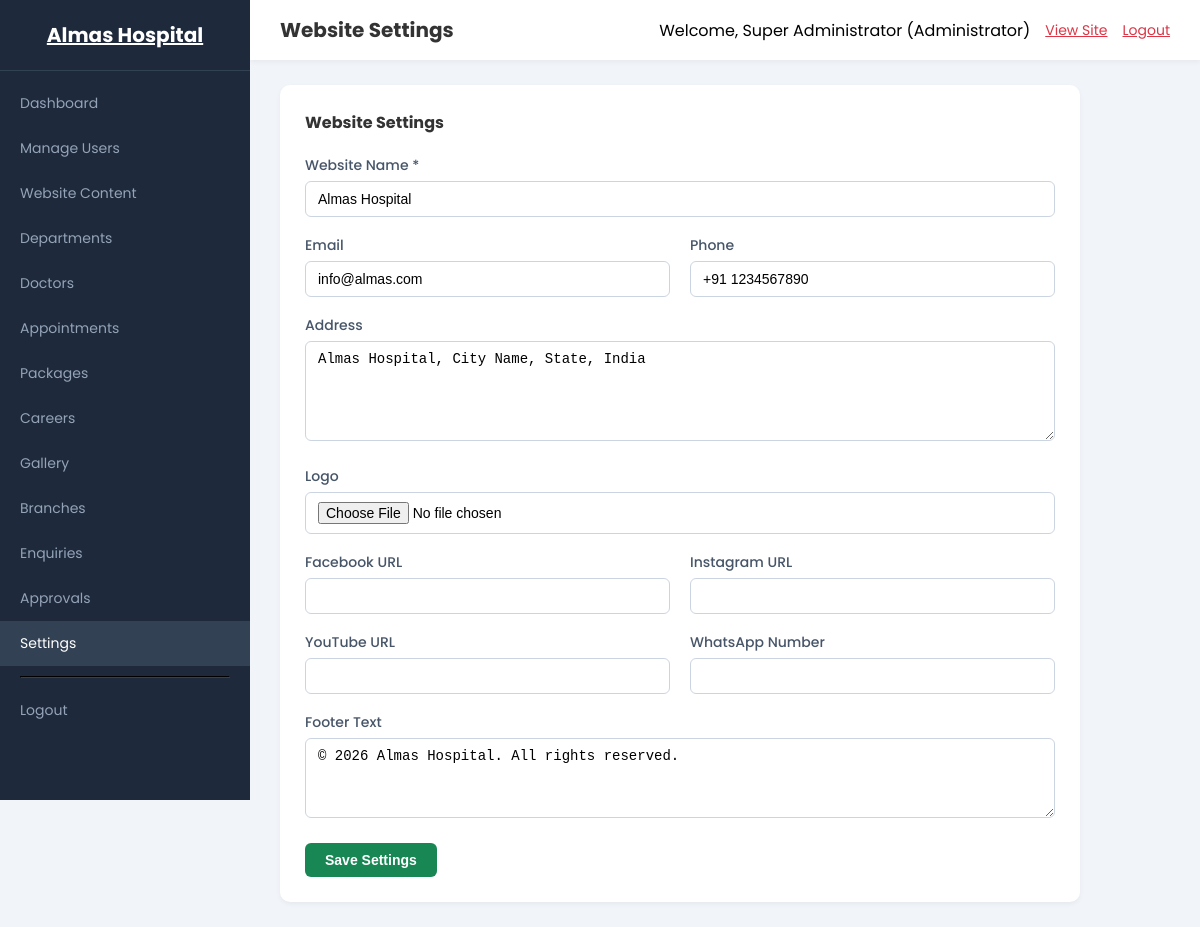
Screenshot of /admin/settings.php (signed in) with the database file from the repository.
### tables this page shows
CREATE TABLE IF NOT EXISTS website_settings (
    id INT PRIMARY KEY AUTO_INCREMENT,
    website_name VARCHAR(255) NOT NULL,
    logo VARCHAR(255) NULL,
    email VARCHAR(150) NULL,
    phone VARCHAR(20) NULL,
    address TEXT NULL,
    facebook VARCHAR(500) NULL,
    instagram VARCHAR(500) NULL,
    youtube VARCHAR(500) NULL,
    whatsapp VARCHAR(20) NULL,
    footer_text TEXT NULL,
    updated_by INT NULL,
    updated_at TIMESTAMP DEFAULT CURRENT_TIMESTAMP ON UPDATE CURRENT_TIMESTAMP,
    FOREIGN KEY (updated_by) REFERENCES users(id) ON DELETE SET NULL
);

### includes/functions.php (called while the page is built, shortened)
<?php
function sanitizeInput($data) {
    return htmlspecialchars(trim($data), ENT_QUOTES, 'UTF-8');
}
function getSetting($key = null) {
    global $conn;
    $result = mysqli_query($conn, "SELECT * FROM website_settings WHERE id = 1 LIMIT 1");
    return mysqli_fetch_assoc($result);
}

### includes/auth.php (called while the page is built, shortened)
<?php
function hasRole($role) {
    return isset($_SESSION['user_role']) && $_SESSION['user_role'] === $role;
}
function hasAnyRole($roles) {
    return isset($_SESSION['user_role']) && in_array($_SESSION['user_role'], $roles);
}

### admin/settings.php (the view, shortened to what this page needs)
<?php
$pageTitle = 'Website Settings';
require_once 'header.php';
$settings = getSetting();
?>
<div class="form-container">
    <h5>Website Settings</h5>
    <form method="POST" action="" enctype="multipart/form-data">
        <div class="form-group">
            <label>Website Name *</label>
            <input type="text" name="website_name" class="form-control" value="<?= sanitizeInput($settings['website_name'] ?? '') ?>" required>
        </div>
        <div class="form-row">
            <div class="form-group">
                <label>Email</label>
                <input type="email" name="email" class="form-control" value="<?= sanitizeInput($settings['email'] ?? '') ?>">
            </div>
            <div class="form-group">
                <label>Phone</label>
                <input type="text" name="phone" class="form-control" value="<?= sanitizeInput($settings['phone'] ?? '') ?>">
            </div>
        </div>
        <div class="form-group">
            <label>Address</label>
            <textarea name="address" class="form-control"><?= sanitizeInput($settings['address'] ?? '') ?></textarea>
        </div>
        <div class="form-group">
            <label>Logo</label>
            <input type="file" name="logo" class="form-control" accept="image/*">
        </div>
        <div class="form-row">
            <div class="form-group">
                <label>Facebook URL</label>
                <input type="text" name="facebook" class="form-control" value="<?= sanitizeInput($settings['facebook'] ?? '') ?>">
            </div>
            <div class="form-group">
                <label>Instagram URL</label>
                <input type="text" name="instagram" class="form-control" value="<?= sanitizeInput($settings['instagram'] ?? '') ?>">
            </div>
        </div>
        <div class="form-row">
            <div class="form-group">
                <label>YouTube URL</label>
                <input type="text" name="youtube" class="form-control" value="<?= sanitizeInput($settings['youtube'] ?? '') ?>">
            </div>
            <div class="form-group">
                <label>WhatsApp Number</label>
                <input type="text" name="whatsapp" class="form-control" value="<?= sanitizeInput($settings['whatsapp'] ?? '') ?>">
            </div>
        </div>
        <div class="form-group">
            <label>Footer Text</label>
            <textarea name="footer_text" class="form-control" style="min-height:80px;"><?= sanitizeInput($settings['footer_text'] ?? '') ?></textarea>
        </div>
        <button type="submit" name="save" class="btn btn-success">Save Settings</button>
    </form>
</div>
<?php require_once 'footer.php'; ?>

### admin/header.php (shortened to what this page needs)
<?php
require_once __DIR__ . '/../includes/config.php';
require_once __DIR__ . '/../includes/auth.php';
require_once __DIR__ . '/../includes/functions.php';
$settings = getSetting();
$currentPage = basename($_SERVER['PHP_SELF']);
?>
<!DOCTYPE html>
<html lang="en">
<head>
    <link rel="stylesheet" href="<?= SITE_URL ?>/assets/css/admin.css">
</head>
<body>
<aside class="sidebar" id="sidebar">
    <div class="sidebar-logo"><a href="<?= SITE_URL ?>/admin/index.php"><?= sanitizeInput($settings['website_name'] ?? 'Admin') ?></a></div>
    <nav class="sidebar-nav">
        <a href="<?= SITE_URL ?>/admin/index.php" class="<?= $currentPage == 'index.php' ? 'active' : '' ?>">Dashboard</a>
        <?php if (hasRole('Administrator')): ?>
        <a href="<?= SITE_URL ?>/admin/users.php" class="<?= $currentPage == 'users.php' ? 'active' : '' ?>">Manage Users</a>
        <?php endif; ?>
        <?php if (hasAnyRole(['Administrator', 'Content Creator', 'Content Approver'])): ?>
        <a href="<?= SITE_URL ?>/admin/content.php" class="<?= $currentPage == 'content.php' ? 'active' : '' ?>">Website Content</a>
        <a href="<?= SITE_URL ?>/admin/departments.php" class="<?= $currentPage == 'departments.php' ? 'active' : '' ?>">Departments</a>
        <a href="<?= SITE_URL ?>/admin/doctors.php" class="<?= $currentPage == 'doctors.php' ? 'active' : '' ?>">Doctors</a>
        <a href="<?= SITE_URL ?>/admin/appointments.php" class="<?= $currentPage == 'appointments.php' ? 'active' : '' ?>">Appointments</a>
        <a href="<?= SITE_URL ?>/admin/packages.php" class="<?= $currentPage == 'packages.php' ? 'active' : '' ?>">Packages</a>
        <a href="<?= SITE_URL ?>/admin/careers.php" class="<?= $currentPage == 'careers.php' ? 'active' : '' ?>">Careers</a>
        <a href="<?= SITE_URL ?>/admin/gallery.php" class="<?= $currentPage == 'gallery.php' ? 'active' : '' ?>">Gallery</a>
        <a href="<?= SITE_URL ?>/admin/branches.php" class="<?= $currentPage == 'branches.php' ? 'active' : '' ?>">Branches</a>
        <a href="<?= SITE_URL ?>/admin/enquiries.php" class="<?= $currentPage == 'enquiries.php' ? 'active' : '' ?>">Enquiries</a>
        <?php endif; ?>
        <?php if (hasAnyRole(['Administrator', 'Content Approver'])): ?>
        <a href="<?= SITE_URL ?>/admin/approvals.php" class="<?= $currentPage == 'approvals.php' ? 'active' : '' ?>">Approvals</a>
        <?php endif; ?>
        <?php if (hasRole('Administrator')): ?>
        <a href="<?= SITE_URL ?>/admin/settings.php" class="<?= $currentPage == 'settings.php' ? 'active' : '' ?>">Settings</a>
        <?php endif; ?>
        <hr style="border-color:#334155;margin:10px 20px;">
        <a href="<?= SITE_URL ?>/admin/logout.php">Logout</a>
    </nav>
</aside>
<div class="main">
    <div class="topbar">
        <div>
            <h3><?= sanitizeInput($pageTitle ?? 'Dashboard') ?></h3>
        </div>
        <div class="user-info">
            <span>Welcome, <?= sanitizeInput($_SESSION['user_name']) ?> (<?= sanitizeInput($_SESSION['user_role']) ?>)</span>
            <a href="<?= SITE_URL ?>">View Site</a>
            <a href="<?= SITE_URL ?>/admin/logout.php">Logout</a>
        </div>
    </div>
    <div class="content">

### assets/css/admin.css (style rules this page uses)
:root { --sidebar: #1e293b; --sidebar-hover: #334155; --sidebar-width: 250px; --primary: #981c4e; --danger: #dc3545; --success: #198754; --warning: #ffc107; }
* { margin: 0; padding: 0; box-sizing: border-box; }
body { font-family: 'Poppins', sans-serif; background: #f1f5f9; display: flex; min-height: 100vh; }
.sidebar { width: var(--sidebar-width); background: var(--sidebar); color: #fff; position: fixed; top: 0; left: 0; height: 100vh; overflow-y: auto; transition: transform 0.3s; z-index: 1000; }
.sidebar-logo { padding: 20px; text-align: center; border-bottom: 1px solid #334155; font-size: 20px; font-weight: 700; }
.sidebar-logo a { color: #fff; }
.sidebar-nav { padding: 10px 0; }
.sidebar-nav a { display: block; padding: 12px 20px; color: #94a3b8; text-decoration: none; transition: all 0.3s; font-size: 14px; }
.sidebar-nav a:hover, .sidebar-nav a.active { background: var(--sidebar-hover); color: #fff; }
.main { margin-left: var(--sidebar-width); flex: 1; min-height: 100vh; }
.topbar { background: #fff; padding: 15px 30px; display: flex; justify-content: space-between; align-items: center; box-shadow: 0 2px 5px rgba(0,0,0,0.05); }
.topbar h3 { font-size: 20px; color: #333; }
.topbar .user-info { display: flex; align-items: center; gap: 15px; }
.topbar .user-info a { color: var(--danger); font-size: 14px; }
.content { padding: 25px 30px; }
.form-container { background: #fff; border-radius: 10px; box-shadow: 0 2px 5px rgba(0,0,0,0.05); padding: 25px; max-width: 800px; }
.form-container h5 { font-size: 16px; margin-bottom: 20px; color: #333; }
.form-row { display: flex; gap: 20px; flex-wrap: wrap; }
.form-row .form-group { flex: 1; min-width: 200px; }
.form-group { margin-bottom: 18px; }
.form-group label { display: block; margin-bottom: 5px; font-weight: 500; color: #475569; font-size: 14px; }
.form-control { width: 100%; padding: 9px 12px; border: 1px solid #cbd5e1; border-radius: 6px; font-size: 14px; transition: border-color 0.3s; }
textarea.form-control { min-height: 100px; resize: vertical; }
.btn { padding: 9px 20px; border: none; border-radius: 6px; font-size: 14px; font-weight: 600; cursor: pointer; transition: all 0.3s; display: inline-block; }
.btn-success { background: var(--success); color: #fff; }

### rows the page displays
website_settings: website_name "Almas Hospital", email "info@almas.com", phone "+91 1234567890", address "Almas Hospital, City Name, State, India", footer_text "© 2026 Almas Hospital. All rights reserved."

### other values shown
sanitizeInput($pageTitle ?? 'Dashboard') "Website Settings"
sanitizeInput($_SESSION['user_name']) "Super Administrator"
sanitizeInput($_SESSION['user_role']) "Administrator"
